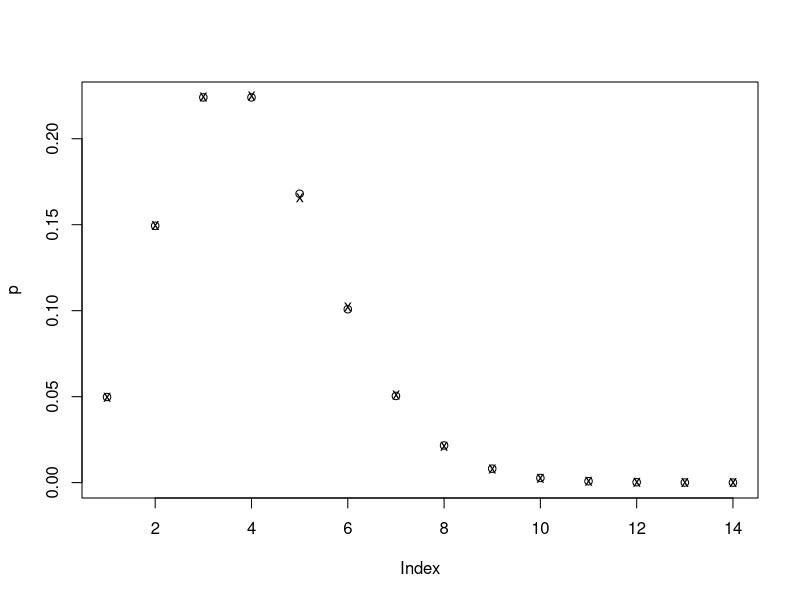

Write R code to recreate this figure.
# the simulation homework problem involving the Poisson process


n = 100000;
lambda = 3;

y = rep(0,n);
for (i in 1:n) {
  z = runif(100);  # 100 Unif(0,1) variables
  x = -log(z)/lambda;  # 100 Exponential(lambda) variables
  y[i] = sum(cumsum(x) < 1);  # this counts the number of Exp(lambda) events that happen in [0,1].  
}
m = max(y);
p = rep(0,m);
phat = rep(0,m);
for (i in 0:m) { 
  phat[i+1] = sum(y == i)/ n; 
  p[i+1] = exp(-lambda) * lambda^i / factorial(i);
}
plot(p);
points(phat,pch='x');
